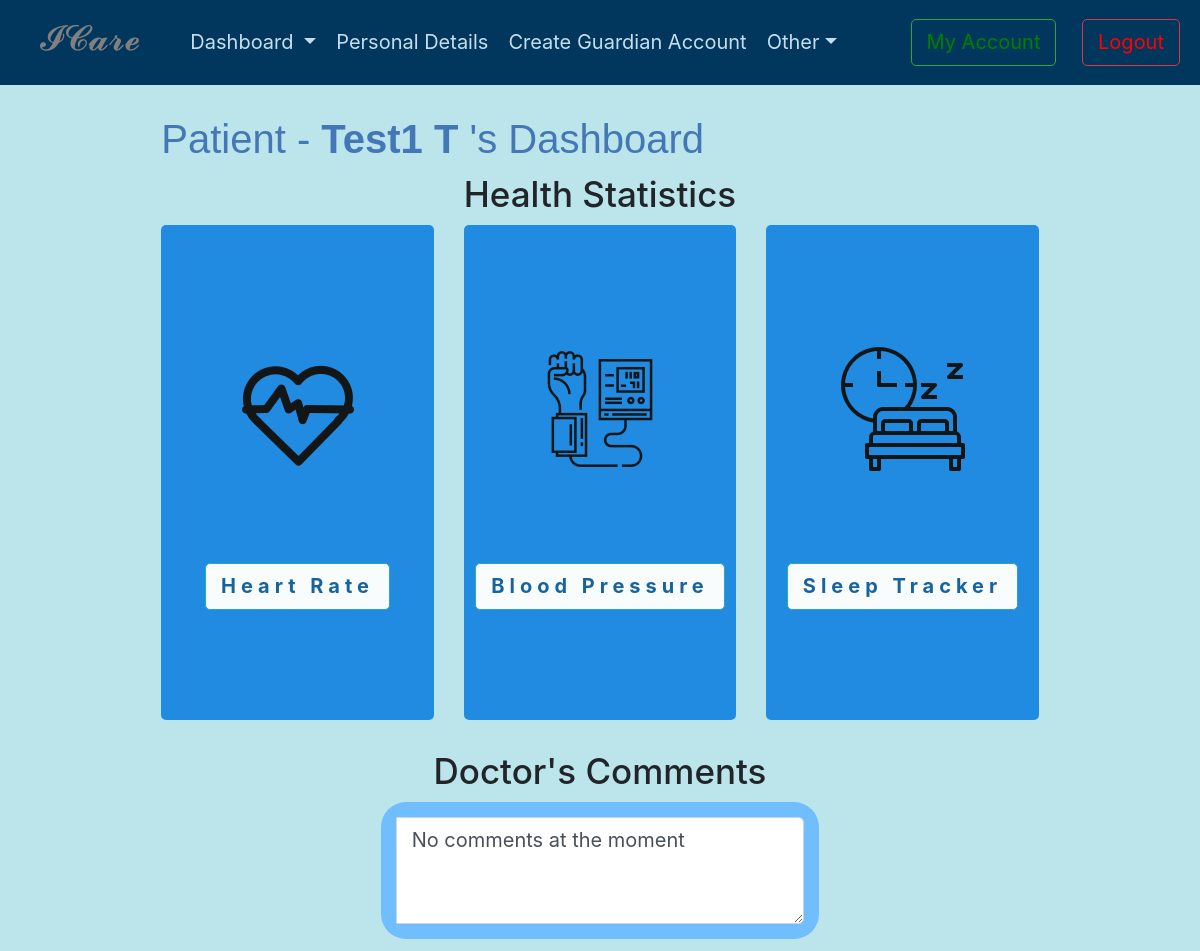
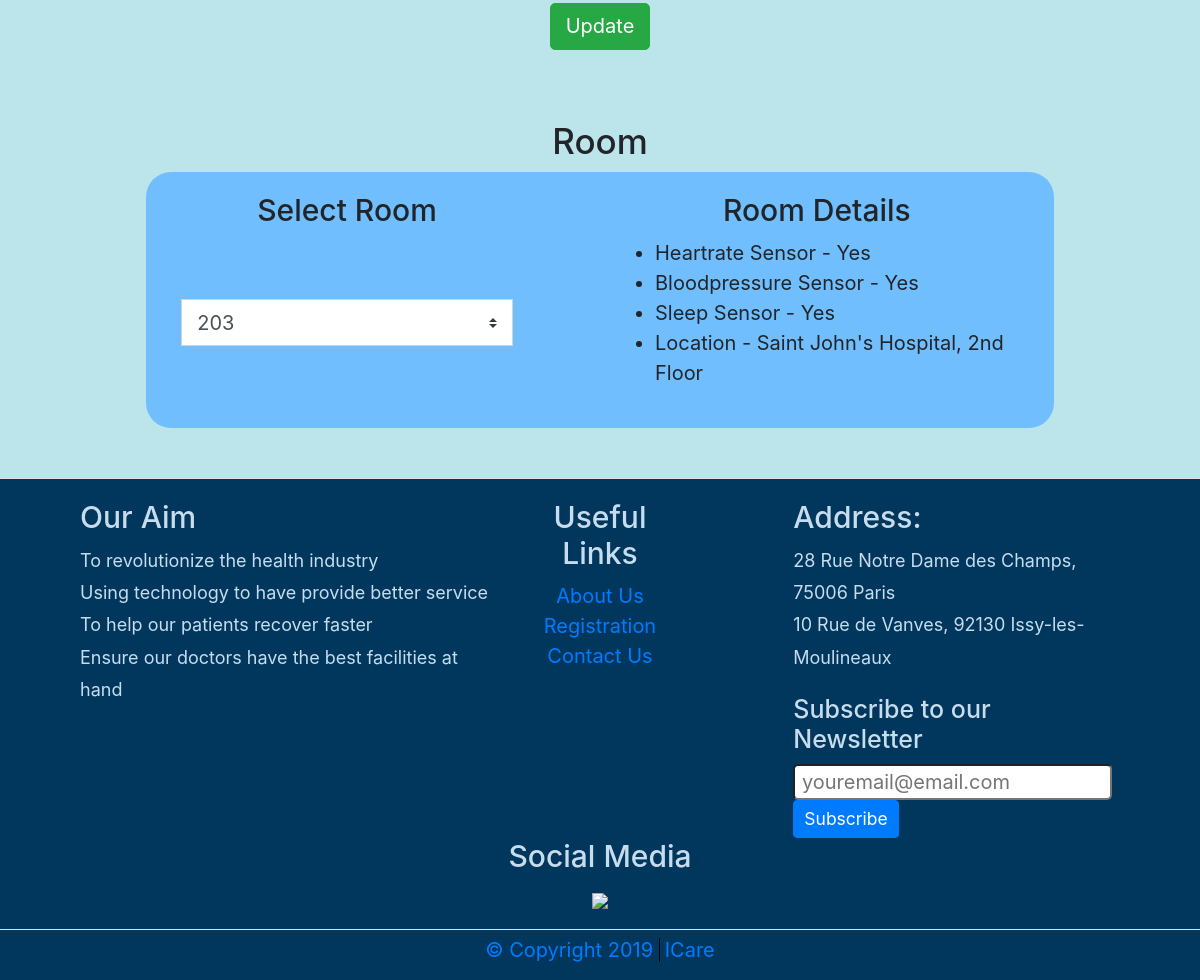
The page /view-patient-dashboard.php?id=100 (signed in) on the database its author committed (2 pictures, top to bottom).
### tables this page shows
CREATE TABLE `patient` (
  `idPatient` int(10) NOT NULL,
  `First_Name` varchar(45) DEFAULT NULL,
  `Last_Name` varchar(45) DEFAULT NULL,
  `Phone_number` varchar(45) DEFAULT NULL,
  `BirthDate` varchar(45) DEFAULT NULL,
  `Address` varchar(45) DEFAULT NULL,
  `Cholesterol` varchar(450) DEFAULT NULL,
  `Emerg_FirstName` varchar(45) DEFAULT NULL,
  `Emerg_LastName` varchar(45) DEFAULT NULL,
  `Emerg_Relation` varchar(45) DEFAULT NULL,
  `Emerg_PhoneNumber1` varchar(20) DEFAULT NULL,
  `Emerg2_PhoneNumber2` varchar(20) DEFAULT NULL,
  `Emerg_PhoneNumber2` varchar(20) DEFAULT NULL,
  `HepatitisB` varchar(45) DEFAULT NULL,
  `ChickenPox` varchar(45) DEFAULT NULL,
  `Measles` varchar(45) DEFAULT NULL,
  `Medical_History` varchar(800) DEFAULT NULL,
  `Height` varchar(45) DEFAULT NULL,
  `Weight` varchar(45) DEFAULT NULL,
  `DoctorId` int(11) DEFAULT NULL,
  `Gender` varchar(30) NOT NULL,
  `Occupation` varchar(30) NOT NULL,
  `Marital_Status` varchar(30) NOT NULL,
  `EmailID` varchar(50) NOT NULL,
  `Social_Security` varchar(50) NOT NULL,
  `Emerg2_Relation` varchar(50) NOT NULL,
  `Emerg2_FirstName` varchar(50) NOT NULL,
  `Emerg2_PhoneNumber1` varchar(20) NOT NULL,
  `BloodPressure` varchar(100) NOT NULL,
  `HeartDisease` varchar(100) NOT NULL,
  `Vaccination_History` varchar(100) NOT NULL,
  `OtherHealthIssues` varchar(500) NOT NULL,
  `Emerg2_LastName` varchar(30) NOT NULL,
  `DoctorComments` text DEFAULT NULL,
  `RoomNo` int(20) NOT NULL
);

CREATE TABLE `room` (
  `RoomID` int(11) NOT NULL,
  `RoomNo` int(20) DEFAULT NULL,
  `Location` varchar(45) DEFAULT NULL,
  `Occupied` varchar(3) NOT NULL,
  `HeartRateSensor` varchar(3) DEFAULT NULL,
  `HeartRateSensorID` int(11) NOT NULL,
  `BloodPressureSensor` varchar(3) NOT NULL,
  `BloodPressureSensorID` int(11) NOT NULL,
  `SleepSensor` varchar(3) NOT NULL,
  `SleepSensorID` int(11) NOT NULL,
  `PatientID` int(11) NOT NULL
);

### controller/functions.php (called while the page is built, shortened)
<?php
function userType() {
  if (isset($_SESSION['user']) && $_SESSION['user']['user_type'] == 'doctor' ) {
		return 2;
	}else if(isset($_SESSION['user']) && $_SESSION['user']['user_type'] == 'patient' ) {
    return 3;
  }else if(isset($_SESSION['user']) && $_SESSION['user']['user_type'] == 'guardian' ) {
    return 4;
  }
}
?>

### view-patient-dashboard.php (the view, shortened to what this page needs)
<?php
    include('controller/functions.php');
    global $patient_id;
    include('includes/header.php');
    if(isset($_GET['id'])) {
		$patient_id = $_GET['id'];
	}
    if(isset($patient_id)) {
        $record = mysqli_query($conn, "SELECT * FROM patient WHERE idPatient=$patient_id");
        $n = mysqli_fetch_array($record);
        $FirstName    			=  $n['First_Name'];
        $LastName    			=  $n['Last_Name'];
        $Comments               =  $n['DoctorComments'];
        $RoomNo               =  $n['RoomNo'];
        $record = mysqli_query($conn, "SELECT * FROM room WHERE PatientID=$patient_id");
        $n = mysqli_fetch_array($record);
        $sleep    			=  $n['SleepSensor'];
        $bloodpressure    			=  $n['BloodPressureSensor'];
        $heartrate    			=  $n['HeartRateSensor'];
    }
?>
    <div class="main-content">
        <h2> Patient -
        <?php  if (isset($patient_id)) : ?>
            <strong>
                <?php echo $FirstName, " ", $LastName;?>
            </strong>'s Dashboard <?php endif ?>
        </h2>
        <h3 class="text-center">Health Statistics</h3>
        <div class="row" >
            <?php if($heartrate == "Yes") echo '
                <div class="col">
                    <div class="rounded" style="background-color: #1082df; opacity: 0.9; text-align: center;">
                        <br><br><br><br>
                        <a><img src="images/heartrate-sensor.png" alt=""></a>
                        <br><br><br><br>
                        <div class="text-left">
                            <p class="text-center">
                                <a href="#"><button type="button" style="background-color: white;color: #065596;letter-spacing: 5px;" class="btn btn-info btn-md" data-toggle="modal" data-target="#ecg"><b>Heart Rate</b></button></a>
                            </p>
                            <br><br><br>
                        </div>
                    </div>
                </div>
                <div class="modal fade" id="ecg" tabindex="-1" role="dialog" aria-labelledby="exampleModalCenterTitle" aria-hidden="true">
                    <div class="modal-dialog modal-dialog-centered" role="document">
                        <div class="modal-content">
                            <div class="modal-header">
                                <h5 class="modal-title" id="exampleModalCenterTitle">Heart Rate </h5>
                                <button type="button" class="close" data-dismiss="modal" aria-label="Close">
                                    <span aria-hidden="true">&times;</span>
                                </button>
                            </div>
                            <div class="modal-body">
                                <img style="max-width: 100%;" src="images/ecg%20gif.gif" alt="">
                            </div>
                            <div class="modal-footer">
                                <button type="button" class="btn btn-secondary" data-dismiss="modal">Close</button>
                            </div>
                        </div>
                    </div>
                </div>
            '; ?>
            <?php if($bloodpressure == "Yes") echo '
                <div class="col">
                    <div class="rounded" style="background-color: #1082df; opacity: 0.9; text-align: center;">
                        <br><br><br><br>
                        <a><img src="images/bloodpressure-sensor.png" alt=""> </a>
                        <br><br><br><br>
                        <div class="text-left">
                            <p class="text-center">
                                <a href="#"><button type="button" style="background-color: white;color: #065596;letter-spacing: 5px" class="btn btn-info btn-md" data-toggle="modal" data-target="#exampleModalCenter"><b>Blood Pressure </b></button></a>
                            </p>
                        </div>
                        <br><br><br>
                    </div>
                </div>
                <div class="modal fade" id="exampleModalCenter" tabindex="-1" role="dialog" aria-labelledby="exampleModalCenterTitle" aria-hidden="true" >
                    <div class="modal-dialog modal-dialog-centered" role="document">
                        <div class="modal-content">
                            <div class="modal-header">
                                <h5 class="modal-title" id="exampleModalCenterTitle">Blood Pressure</h5>
                                <button type="button" class="close" data-dismiss="modal" aria-label="Close">
                                    <span aria-hidden="true">&times;</span>
                                </button>
                            </div>
                            <div class="modal-body">
                                <div class="rounded" style="background-color: white; text-align: center;">
                                    <div style="font-size: 80px" id="demo">
                                        <script>
                                            document.getElementById("demo").innerHTML = Math.floor(Math.random() * (150 - 90)) + 90;
                                        </script>
                                    </div>
                                </div>
                            </div>
                            <div class="modal-footer">
                                <button type="button" class="btn btn-secondary" data-dismiss="modal">Close</button>
                            </div>
                        </div>
                    </div>
                </div>
            '; ?>
            <?php if($sleep == "Yes") echo '
                <div class="col">
                    <div class="rounded" style="background-color: #1082df; opacity: 0.9;text-align: center;">
                        <br><br><br><br>
                        <a><img src="images/sleep-tracking.png" alt=""></a>
                        <br><br><br><br>
                        <div class="text-left">
                            <p class="text-center">
                                <a href="#"><button type="button" style="background-color: white;color: #065596;letter-spacing: 5px;" class="btn btn-info btn-md" data-toggle="modal" data-target="#sleep"><b>Sleep Tracker</b></button></a>
                            </p>
                            <br><br><br>
                        </div>
                    </div>
                </div>
                                <body onload="startTime()">
                                </body>
            '; ?>
        </div>
        <div class="row" style="padding: 30px 0;">
            <form class="col-md-12" action="view-patient-dashboard.php?id=<?php echo $patient_id?>" method="post">
                <h3 class="text-center">Doctor's Comments</h3>
                <div class="input-group col-md-6" style="margin:auto; padding: 15px; background-color: #70befe;   border-radius: 25px;">
                    <textarea class="form-control" rows="3" <?php if(userType()!=3) echo 'readonly'?> name="DoctorComments"><?php echo $Comments ; ?></textarea>
                </div>
                <?php if(userType()==3) echo '
                <div style="text-align:center; margin-top:15px;">
                    <button class="btn btn-success" type="submit" name="update-comments" >Update</button>
                </div>
                '?>
            </form>
        </div>
        <div class="row" style="padding-top:30px;">
            <h3 style="margin:10px auto;">Room</h3>
            <form class="col-md-12 row" action="view-patient-dashboard.php?id=<?php echo $patient_id?>" method="post" style="margin:auto; padding: 20px; background-color: #70befe;   border-radius: 25px;">
                <div class="input-group col-md-5" >
                    <?php if(userType()==4) {
                        echo '
                            <h4 style="margin: 0 auto 10px auto;">Patient Room</h4>
                        ';} else {
                        echo '
                            <h4 style="margin: 0 auto 10px auto;">Select Room</h4>
                        '; }
                    ?>
                    <div class="input-group">
                        <select class="custom-select" name="room_no" <?php if(userType()==4){ echo 'disabled';}  ?> required>
                            <option selected><?php echo $RoomNo; ?></option>
                        </select>
                        <br>
                    </div>
                </div>
                <?php if(($RoomNo==0) && (userType()!=4)) {
                    echo "
                    <div class='input-group col-md-6 offset-md-1' >
                        <h4 style='margin: 0 auto 10px auto;'>Room Details</h4>
                        <div class='input-group ml-5'>
                            <ul>
                                <li>First Assign Room to Patient</li>
                            <ul>
                        </div>
                    </div>
                    ";
                } else {
                ?>
                <div class="input-group col-md-6 offset-md-1" >
                    <h4 style="margin: 0 auto 10px auto;">Room Details</h4>
                    <div class="input-group">
                        <ul>
                            <?php
                                    $records = mysqli_query($conn, "SELECT * FROM room WHERE RoomNo = '$RoomNo'");
                                    while ($row = mysqli_fetch_assoc($records)) {
                                        $HeartRateSensor = $row['HeartRateSensor'];
                                        $BloodPressureSensor = $row['BloodPressureSensor'];
                                        $SleepSensor = $row['SleepSensor'];
                                        $Location = $row['Location'];
                                ?>
                                    <li>Heartrate Sensor - <?php echo $HeartRateSensor; ?></li>
                                    <li>Bloodpressure Sensor - <?php echo $BloodPressureSensor; ?></li>
                                    <li>Sleep Sensor - <?php echo $SleepSensor; ?></li>
                                    <li>Location -  <?php echo $Location; ?> </li>
                                <?php
                                    }
                                ?>
                        </ul>
                    </div>
                </div>
                <?php
                        }
                ?>
            </form>
        </div>
    </div>
</div>
<?php
	include('includes/footer.php');
?>

### css/styles.css (style rules this page uses)
:root { font-size: 20px; }
p { font-size: 18px; line-height: 1.8; }
h2 { color: #4477B5; font-family: "Source Sans Pro", "Arial", serif; font-weight: normal; }
.main-content { width: 75%; margin: 0 auto; padding: 30px 0 50px 0; }

### rows shown on the page
patient: First_Name "Test1", Last_Name "T", DoctorComments "No comments at the moment", room_no "203"
room: HeartRateSensor "Yes", BloodPressureSensor "Yes", SleepSensor "Yes", Location "Saint John's Hospital, 2nd Floor"
